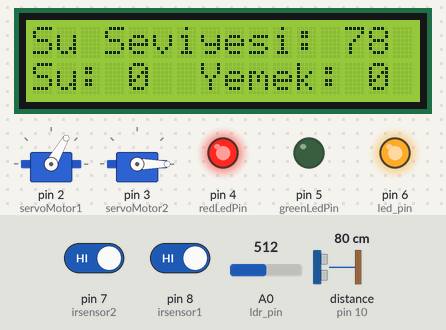
Recording of a sketch running on a simulated Arduino Uno, built with avr-gcc and run on an emulated ATmega328P. On the bench: 16×2 character LCD, 2 × servo, output pins drawn as LEDs (lit = HIGH). Wiring (inferred from the names in the program): ultrasonic range finder: trigger pin 9; echo pin 10. The test bench sets the inputs (shaded band); at power-on: distance to the obstacle (sensor on pin 10) 80 cm, A0 (ldr_pin) = 512, pin 7 (irsensor2) HIGH, pin 8 (irsensor1) HIGH. The echo pulse lasts 58.3 µs per cm; pins used as bus, display or sensor lines are not drawn; what the sketch prints to the serial monitor is not drawn.

Above: at 1.2 s.
1.3 s: distance to the obstacle (sensor on pin 10) set to 9 cm
At 3.4 s:
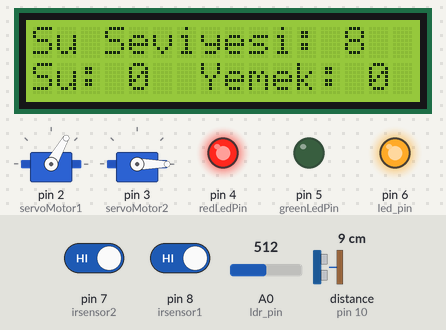
4.0 s: distance to the obstacle (sensor on pin 10) set to 6 cm
At 4.9 s:
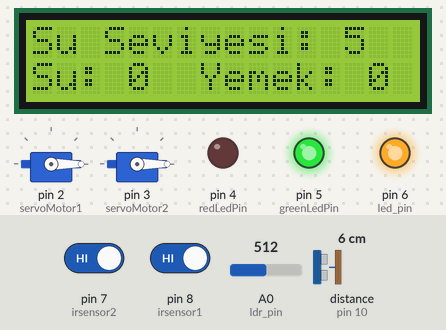
6.7 s: A0 (ldr_pin) set to 487
At 9.1 s:
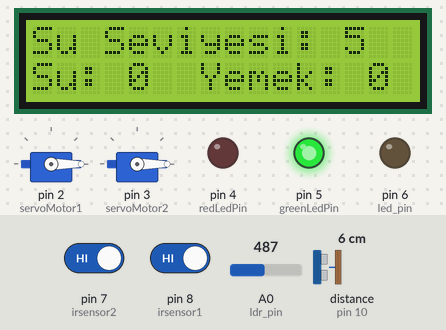
9.7 s: distance to the obstacle (sensor on pin 10) set to 18 cm
At 10.6 s:
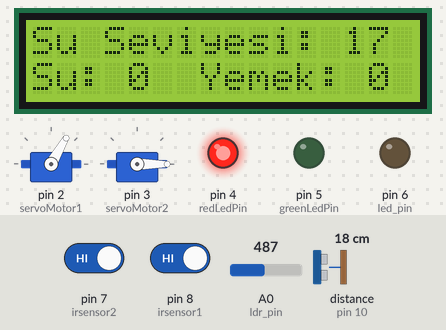
12.4 s: pin 7 (irsensor2) driven LOW
At 15.0 s:
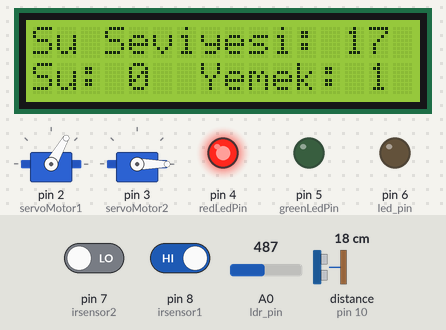
15.8 s: pin 8 (irsensor1) driven LOW
At 17.8 s:
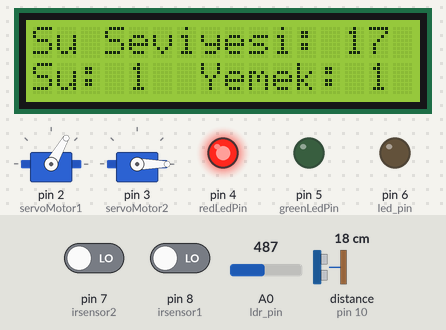
Timing chart, 0 to 19.3 s (numbered marks = the images above; inputs shaded):
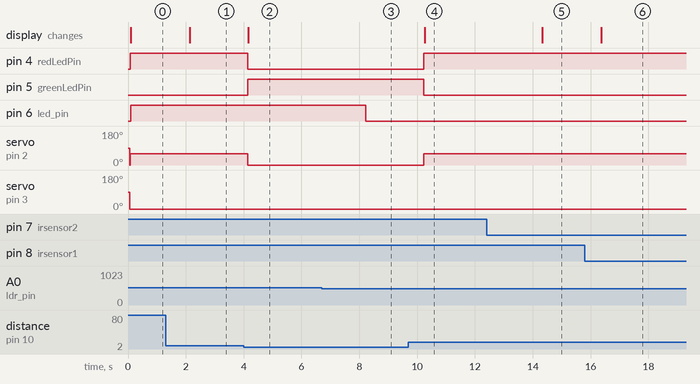

The sketch:

proje.ino
```cpp
#include <LCD_I2C.h>
#include <Servo.h>

LCD_I2C lcd(0x27, 16, 2);
Servo servoMotor1;
Servo servoMotor2;

// I2C address
#define I2C_ADDR 0x27

#define LCD_COLUMNS 16
#define LCD_ROWS 2

// Pin definitions
#define trigPin 9
#define echoPin 10
#define greenLedPin 5
#define redLedPin 4
#define ldr_pin A0
#define led_pin 6
#define irsensor1 8
#define irsensor2 7

int SuSayac = 0;
int YemekSayac = 0;

// Variables
long Sure;
int Mesafe;
bool irDurum1 = false;
bool irDurum2 = false;

void setup() {
  lcd.begin();
  lcd.backlight();

  servoMotor1.attach(2);
  servoMotor2.attach(3);

  Serial.begin(9600);

  pinMode(trigPin, OUTPUT);
  pinMode(echoPin, INPUT);
  pinMode(greenLedPin, OUTPUT);
  pinMode(redLedPin, OUTPUT);
  pinMode(ldr_pin, INPUT);
  pinMode(led_pin, OUTPUT);
  pinMode(irsensor1, INPUT);
  pinMode(irsensor2, INPUT);

  servoMotor1.write(0);
  servoMotor2.write(0);
}

void loop() {

  digitalWrite(trigPin, LOW);
  delayMicroseconds(2);
  digitalWrite(trigPin, HIGH);
  delayMicroseconds(10);
  digitalWrite(trigPin, LOW);
  Sure = pulseIn(echoPin, HIGH);
  Mesafe = Sure * 0.034 / 2;

  Serial.print("Mesafe: ");
  Serial.println(Mesafe);


  if (Mesafe <= 6) {
    digitalWrite(greenLedPin, HIGH);
    digitalWrite(redLedPin, LOW);
    servoMotor1.write(0);
    servoMotor2.write(0);
  } else if (Mesafe >= 7) {
    digitalWrite(greenLedPin, LOW);
    digitalWrite(redLedPin, HIGH);
    servoMotor1.write(60);
    servoMotor2.write(0);
  } else {
    digitalWrite(greenLedPin, LOW);
    digitalWrite(redLedPin, HIGH);
    servoMotor1.write(60);
    servoMotor2.write(0);
  }


  lcd.clear();
  lcd.setCursor(0, 0);
  lcd.print("Su Seviyesi: ");
  lcd.print(Mesafe);

  // LDR sensor code
  int ldrValue = analogRead(ldr_pin);
  Serial.print("LDR Value: ");
  Serial.println(ldrValue);

  if (ldrValue < 500) {
    digitalWrite(led_pin, LOW);
  } else {
    digitalWrite(led_pin, HIGH);
  }

  if (digitalRead(irsensor1) == LOW) {
    if (!irDurum1) {
      SuSayac++;
      irDurum1 = true;
    }
  } else {
    irDurum1 = false;
  }

  if (digitalRead(irsensor2) == LOW) {
    if (!irDurum2) {
      YemekSayac++;
      irDurum2 = true;
      Serial.print(YemekSayac);
    }
  } else {
    irDurum2 = false;
  }

  lcd.setCursor(0, 1);
  lcd.print("Su: ");
  lcd.print(SuSayac);
  lcd.setCursor(7, 1);
  lcd.print("Yemek: ");
  lcd.print(YemekSayac);

  delay(2000);
}
```

Measured:
- the behaviour switches between 8 and 7 cm on distance to the obstacle (sensor on pin 10) (found by bisection; images 1 and 2)
- the behaviour switches between 500 and 499 on A0 (ldr_pin) (found by bisection; images 2 and 3)
- after the input at 1.3 s, the display: changes after 0.83 s (image 1)
- after the input at 4.0 s, pin 4 (redLedPin): HIGH → LOW after 0.14 s; pin 5 (greenLedPin): LOW → HIGH after 0.14 s; servo on pin 2 (servoMotor1): 60° → 0° after 0.14 s; the display: changes after 0.17 s (image 2)
- after the input at 6.7 s, pin 6 (led_pin): HIGH → LOW after 1.5 s
- after the input at 9.7 s, pin 4 (redLedPin): LOW → HIGH after 0.53 s; pin 5 (greenLedPin): HIGH → LOW after 0.53 s; servo on pin 2 (servoMotor1): 0° → 60° after 0.53 s; the display: changes after 0.56 s (image 4)
- after the input at 12.4 s, the display: changes after 1.9 s (image 5)
- after the input at 15.8 s, the display: changes after 0.57 s (image 6)
